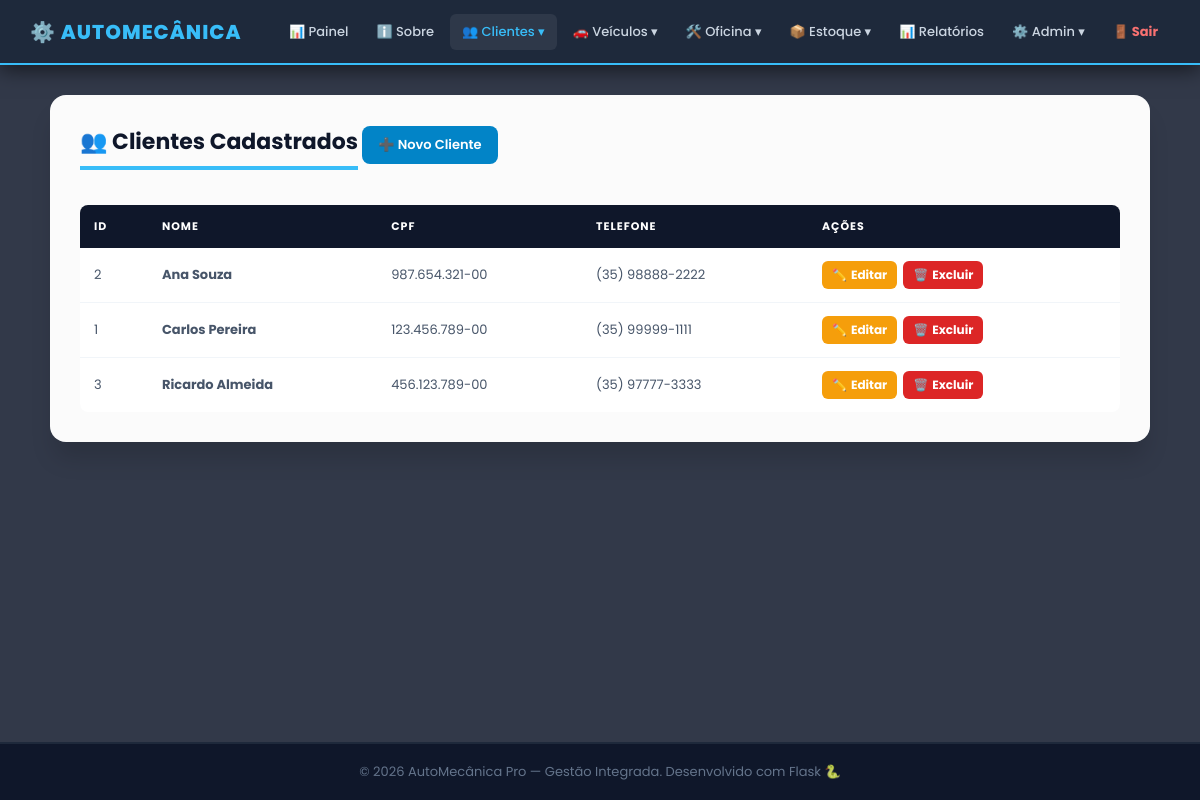
The page /cliente (signed in) on the database as committed earlier.
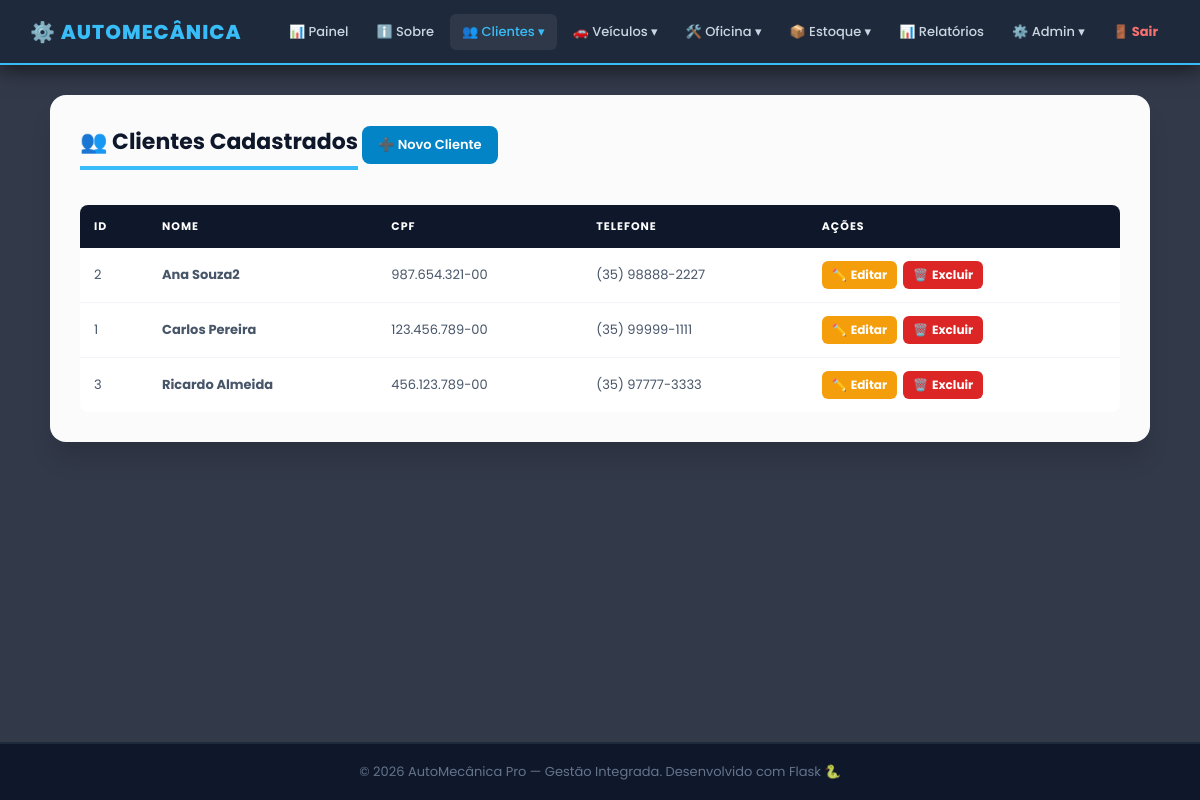
The same page on the database as committed later.
### app.py (models this page shows)
class Cliente(db.Model):
    __tablename__ = 'cliente'
    id_cliente = db.Column(db.Integer, primary_key=True)
    nome       = db.Column(db.String(100), nullable=False)
    cpf        = db.Column(db.String(15),  unique=True, nullable=False)
    telefone   = db.Column(db.String(20))
    veiculos   = db.relationship('Veiculo', backref='cliente', lazy=True, cascade='all, delete-orphan')

### app.py (the view)
@app.route('/cliente')
@login_required
def cliente_consultar():
    clientes = Cliente.query.order_by(Cliente.nome).all()
    return render_template('cliente/consultar.html', controller='cliente', clientes=clientes)

### app.py (called while the page is built)
def login_required(f):
    @wraps(f)
    def decorated(*args, **kwargs):
        if 'usuario_id' not in session:
            return redirect(url_for('login'))
        return f(*args, **kwargs)
    return decorated

@app.before_request
def csrf_protect():
    if request.method == 'POST':
        token_sessao = session.get('_csrf_token')
        token_form   = request.form.get('csrf_token')
        if not token_sessao or not token_form or not hmac.compare_digest(token_sessao, token_form):
            abort(400, description='Token CSRF invalido ou ausente. Recarregue a pagina e tente novamente.')

### templates/cliente/consultar.html (shortened to what this page needs)
{% extends 'base.html' %}
{% block content %}
<div class="cartao card-lg">
    <h3>👥 Clientes Cadastrados</h3>
    <a href="{{ url_for('cliente_cadastrar') }}" class="btn-add">➕ Novo Cliente</a>
    <div class="tabela-wrapper tbl-desktop">
        <table>
            <thead>
                <tr><th>ID</th><th>Nome</th><th>CPF</th><th>Telefone</th><th>Ações</th></tr>
            </thead>
            <tbody>
                {% for cli in clientes %}
                <tr>
                    <td>{{ cli.id_cliente }}</td>
                    <td><b>{{ cli.nome }}</b></td>
                    <td>{{ cli.cpf }}</td>
                    <td>{{ cli.telefone }}</td>
                    <td><div class="acoes">
                        <a href="{{ url_for('cliente_editar', id=cli.id_cliente) }}" class="btn-ed">✏️<span class="txt"> Editar</span></a>
                        <a href="{{ url_for('cliente_excluir', id=cli.id_cliente) }}" class="btn-ex" onclick="return confirm('Excluir cliente {{ cli.nome }}?')">🗑️<span class="txt"> Excluir</span></a>
                    </div></td>
                </tr>
                {% else %}
                <tr><td colspan="5" style="text-align:center;color:#94a3b8;padding:30px;">Nenhum cliente cadastrado.</td></tr>
                {% endfor %}
            </tbody>
        </table>
    </div>
</div>
{% endblock %}

Rows that differ between the two databases and show on the page:
changed Cliente id 2: nome "Ana Souza" → "Ana Souza2"; telefone "(35) 98888-2222" → "(35) 98888-2227"
